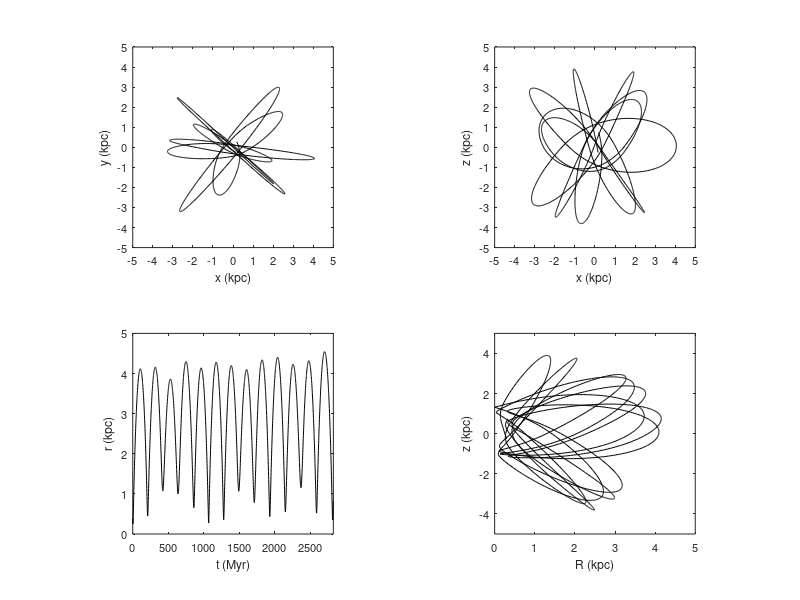

This figure's MATLAB source:
clear all
close all

data = load('ax_coeff.dat');

whitebg('w')

t = data(:,1);

x = data(:,12);
y = data(:,13);
z = data(:,14);

v_x = data(:,15);
v_y = data(:,16);
v_z = data(:,17);

R = sqrt(x.^2+y.^2);
r = sqrt(x.^2+y.^2+z.^2);



subplot(2,2,1), plot(x,y,'k')

xlabel('x (kpc)','fontsize',9)
ylabel('y (kpc)','fontsize',9)
axis([-5 5 -5 5])
set(gca,'xtick',(-5:5),'ytick',(-5:5),'fontsize',8)
axis square


subplot(2,2,2), plot(x,z,'k')

xlabel('x (kpc)','fontsize',9)
ylabel('z (kpc)','fontsize',9)
axis([-5 5 -5 5])
set(gca,'xtick',(-5:5),'ytick',(-5:5),'fontsize',8)
axis square

subplot(2,2,3), plot(t,r,'k')

xlabel('t (Myr)','fontsize',9)
ylabel('r (kpc)','fontsize',9)
axis([0 max(t) 0 5])
set(gca,'ytick',(0:5),'fontsize',8)
axis square


subplot(2,2,4), plot(R,z,'k')

xlabel('R (kpc)','fontsize',9)
ylabel('z (kpc)','fontsize',9)
axis square
axis([0 5 -5 5])
set(gca,'fontsize',8)
